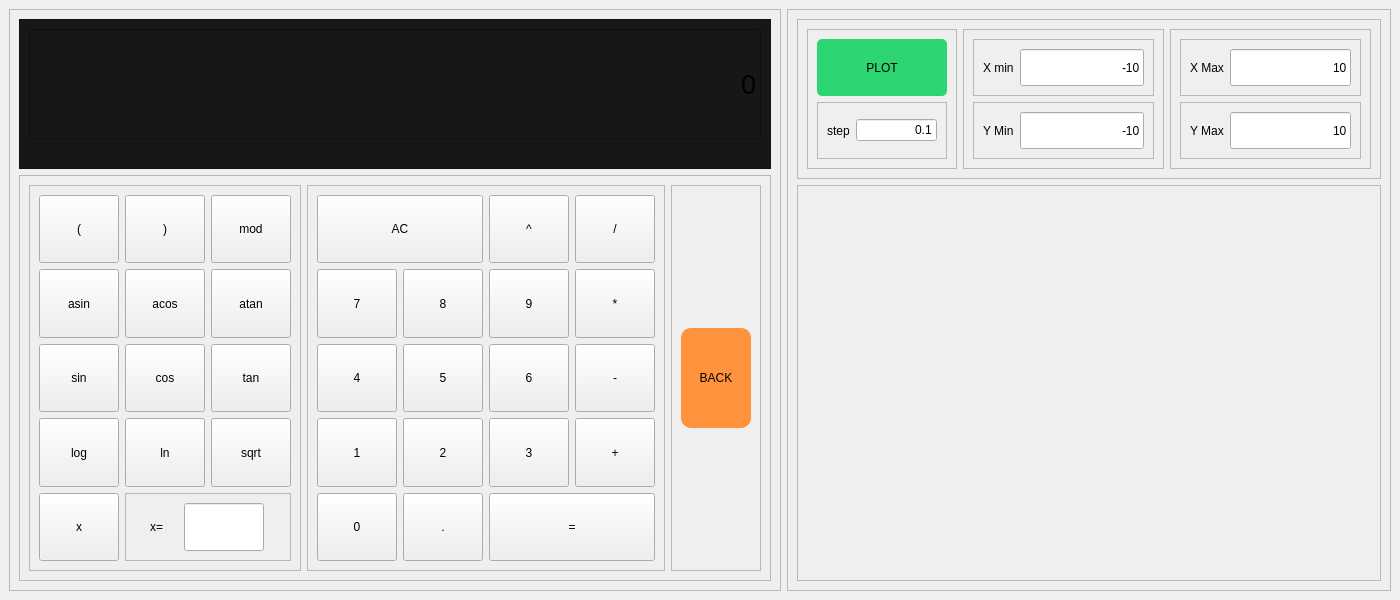
<?xml version="1.0" encoding="UTF-8"?>
<ui version="4.0">
 <class>MainWindowGraph</class>
 <widget class="QMainWindow" name="MainWindowGraph">
  <property name="geometry">
   <rect>
    <x>0</x>
    <y>0</y>
    <width>1400</width>
    <height>600</height>
   </rect>
  </property>
  <property name="minimumSize">
   <size>
    <width>1400</width>
    <height>500</height>
   </size>
  </property>
  <property name="maximumSize">
   <size>
    <width>16777215</width>
    <height>600</height>
   </size>
  </property>
  <property name="windowTitle">
   <string>MainWindow</string>
  </property>
  <widget class="QWidget" name="centralwidget">
   <layout class="QHBoxLayout" name="horizontalLayout">
    <item>
     <widget class="QFrame" name="frame">
      <property name="minimumSize">
       <size>
        <width>700</width>
        <height>0</height>
       </size>
      </property>
      <property name="frameShape">
       <enum>QFrame::StyledPanel</enum>
      </property>
      <property name="frameShadow">
       <enum>QFrame::Raised</enum>
      </property>
      <layout class="QVBoxLayout" name="verticalLayout">
       <item>
        <widget class="QFrame" name="frame_3">
         <property name="sizePolicy">
          <sizepolicy hsizetype="Minimum" vsizetype="Minimum">
           <horstretch>0</horstretch>
           <verstretch>0</verstretch>
          </sizepolicy>
         </property>
         <property name="minimumSize">
          <size>
           <width>0</width>
           <height>150</height>
          </size>
         </property>
         <property name="maximumSize">
          <size>
           <width>16777215</width>
           <height>150</height>
          </size>
         </property>
         <property name="styleSheet">
          <string notr="true">QFrame {
background: rgb(23, 23, 23)
}</string>
         </property>
         <property name="frameShape">
          <enum>QFrame::StyledPanel</enum>
         </property>
         <property name="frameShadow">
          <enum>QFrame::Raised</enum>
         </property>
         <layout class="QVBoxLayout" name="verticalLayout_2">
          <item>
           <widget class="QLineEdit" name="inputLineEdit">
            <property name="sizePolicy">
             <sizepolicy hsizetype="Expanding" vsizetype="Expanding">
              <horstretch>0</horstretch>
              <verstretch>0</verstretch>
             </sizepolicy>
            </property>
            <property name="font">
             <font>
              <pointsize>20</pointsize>
             </font>
            </property>
            <property name="styleSheet">
             <string notr="true">QLineEdit {
background: rgb(23, 23, 23)
}</string>
            </property>
            <property name="text">
             <string>0</string>
            </property>
            <property name="alignment">
             <set>Qt::AlignRight|Qt::AlignTrailing|Qt::AlignVCenter</set>
            </property>
           </widget>
          </item>
          <item>
           <widget class="QLabel" name="resultLineEdit">
            <property name="text">
             <string/>
            </property>
            <property name="alignment">
             <set>Qt::AlignRight|Qt::AlignTrailing|Qt::AlignVCenter</set>
            </property>
            <property name="margin">
             <number>15</number>
            </property>
           </widget>
          </item>
         </layout>
        </widget>
       </item>
       <item alignment="Qt::AlignHCenter">
        <widget class="QFrame" name="frame_4">
         <property name="frameShape">
          <enum>QFrame::StyledPanel</enum>
         </property>
         <property name="frameShadow">
          <enum>QFrame::Raised</enum>
         </property>
         <layout class="QHBoxLayout" name="horizontalLayout_2">
          <item>
           <widget class="QFrame" name="frame_5">
            <property name="frameShape">
             <enum>QFrame::StyledPanel</enum>
            </property>
            <property name="frameShadow">
             <enum>QFrame::Raised</enum>
            </property>
            <layout class="QGridLayout" name="gridLayout">
             <item row="1" column="0">
              <widget class="QPushButton" name="gAsinButton">
               <property name="sizePolicy">
                <sizepolicy hsizetype="Minimum" vsizetype="Minimum">
                 <horstretch>0</horstretch>
                 <verstretch>0</verstretch>
                </sizepolicy>
               </property>
               <property name="text">
                <string>asin</string>
               </property>
              </widget>
             </item>
             <item row="3" column="2">
              <widget class="QPushButton" name="gSqrtButton">
               <property name="sizePolicy">
                <sizepolicy hsizetype="Minimum" vsizetype="Minimum">
                 <horstretch>0</horstretch>
                 <verstretch>0</verstretch>
                </sizepolicy>
               </property>
               <property name="text">
                <string>sqrt</string>
               </property>
              </widget>
             </item>
             <item row="1" column="2">
              <widget class="QPushButton" name="gAtanButton">
               <property name="sizePolicy">
                <sizepolicy hsizetype="Minimum" vsizetype="Minimum">
                 <horstretch>0</horstretch>
                 <verstretch>0</verstretch>
                </sizepolicy>
               </property>
               <property name="text">
                <string>atan</string>
               </property>
              </widget>
             </item>
             <item row="2" column="0">
              <widget class="QPushButton" name="gSinButton">
               <property name="sizePolicy">
                <sizepolicy hsizetype="Minimum" vsizetype="Minimum">
                 <horstretch>0</horstretch>
                 <verstretch>0</verstretch>
                </sizepolicy>
               </property>
               <property name="text">
                <string>sin</string>
               </property>
              </widget>
             </item>
             <item row="2" column="2">
              <widget class="QPushButton" name="gTanButton">
               <property name="sizePolicy">
                <sizepolicy hsizetype="Minimum" vsizetype="Minimum">
                 <horstretch>0</horstretch>
                 <verstretch>0</verstretch>
                </sizepolicy>
               </property>
               <property name="text">
                <string>tan</string>
               </property>
              </widget>
             </item>
             <item row="0" column="1">
              <widget class="QPushButton" name="gCloseBrButton">
               <property name="sizePolicy">
                <sizepolicy hsizetype="Minimum" vsizetype="Minimum">
                 <horstretch>0</horstretch>
                 <verstretch>0</verstretch>
                </sizepolicy>
               </property>
               <property name="text">
                <string>)</string>
               </property>
              </widget>
             </item>
             <item row="3" column="1">
              <widget class="QPushButton" name="gLnButton">
               <property name="sizePolicy">
                <sizepolicy hsizetype="Minimum" vsizetype="Minimum">
                 <horstretch>0</horstretch>
                 <verstretch>0</verstretch>
                </sizepolicy>
               </property>
               <property name="text">
                <string>ln</string>
               </property>
              </widget>
             </item>
             <item row="3" column="0">
              <widget class="QPushButton" name="gLogButton">
               <property name="sizePolicy">
                <sizepolicy hsizetype="Minimum" vsizetype="Minimum">
                 <horstretch>0</horstretch>
                 <verstretch>0</verstretch>
                </sizepolicy>
               </property>
               <property name="text">
                <string>log</string>
               </property>
              </widget>
             </item>
             <item row="1" column="1">
              <widget class="QPushButton" name="gAcosButton">
               <property name="sizePolicy">
                <sizepolicy hsizetype="Minimum" vsizetype="Minimum">
                 <horstretch>0</horstretch>
                 <verstretch>0</verstretch>
                </sizepolicy>
               </property>
               <property name="text">
                <string>acos</string>
               </property>
              </widget>
             </item>
             <item row="2" column="1">
              <widget class="QPushButton" name="gCosButton">
               <property name="sizePolicy">
                <sizepolicy hsizetype="Minimum" vsizetype="Minimum">
                 <horstretch>0</horstretch>
                 <verstretch>0</verstretch>
                </sizepolicy>
               </property>
               <property name="text">
                <string>cos</string>
               </property>
              </widget>
             </item>
             <item row="0" column="2">
              <widget class="QPushButton" name="gModButton">
               <property name="sizePolicy">
                <sizepolicy hsizetype="Minimum" vsizetype="Minimum">
                 <horstretch>0</horstretch>
                 <verstretch>0</verstretch>
                </sizepolicy>
               </property>
               <property name="text">
                <string>mod</string>
               </property>
              </widget>
             </item>
             <item row="0" column="0">
              <widget class="QPushButton" name="gOpenBrButton">
               <property name="sizePolicy">
                <sizepolicy hsizetype="Minimum" vsizetype="Minimum">
                 <horstretch>0</horstretch>
                 <verstretch>0</verstretch>
                </sizepolicy>
               </property>
               <property name="text">
                <string>(</string>
               </property>
              </widget>
             </item>
             <item row="4" column="0" alignment="Qt::AlignHCenter">
              <widget class="QPushButton" name="gXButton">
               <property name="sizePolicy">
                <sizepolicy hsizetype="Minimum" vsizetype="Minimum">
                 <horstretch>0</horstretch>
                 <verstretch>0</verstretch>
                </sizepolicy>
               </property>
               <property name="minimumSize">
                <size>
                 <width>55</width>
                 <height>0</height>
                </size>
               </property>
               <property name="text">
                <string>x</string>
               </property>
              </widget>
             </item>
             <item row="4" column="1" colspan="2">
              <widget class="QFrame" name="xEnterFrame">
               <property name="frameShape">
                <enum>QFrame::StyledPanel</enum>
               </property>
               <property name="frameShadow">
                <enum>QFrame::Raised</enum>
               </property>
               <layout class="QHBoxLayout" name="horizontalLayout_9">
                <item>
                 <widget class="QLabel" name="label_2">
                  <property name="sizePolicy">
                   <sizepolicy hsizetype="Fixed" vsizetype="Fixed">
                    <horstretch>0</horstretch>
                    <verstretch>0</verstretch>
                   </sizepolicy>
                  </property>
                  <property name="text">
                   <string>x=</string>
                  </property>
                 </widget>
                </item>
                <item>
                 <widget class="QLineEdit" name="gXLineEdit">
                  <property name="sizePolicy">
                   <sizepolicy hsizetype="Preferred" vsizetype="Preferred">
                    <horstretch>0</horstretch>
                    <verstretch>0</verstretch>
                   </sizepolicy>
                  </property>
                  <property name="minimumSize">
                   <size>
                    <width>70</width>
                    <height>0</height>
                   </size>
                  </property>
                  <property name="maximumSize">
                   <size>
                    <width>80</width>
                    <height>16777215</height>
                   </size>
                  </property>
                 </widget>
                </item>
               </layout>
              </widget>
             </item>
            </layout>
           </widget>
          </item>
          <item>
           <widget class="QFrame" name="frame_6">
            <property name="frameShape">
             <enum>QFrame::StyledPanel</enum>
            </property>
            <property name="frameShadow">
             <enum>QFrame::Raised</enum>
            </property>
            <layout class="QGridLayout" name="gridLayout_2">
             <item row="3" column="0">
              <widget class="QPushButton" name="g7Button">
               <property name="sizePolicy">
                <sizepolicy hsizetype="Minimum" vsizetype="Minimum">
                 <horstretch>0</horstretch>
                 <verstretch>0</verstretch>
                </sizepolicy>
               </property>
               <property name="text">
                <string>7</string>
               </property>
              </widget>
             </item>
             <item row="4" column="0">
              <widget class="QPushButton" name="g4Button">
               <property name="sizePolicy">
                <sizepolicy hsizetype="Minimum" vsizetype="Minimum">
                 <horstretch>0</horstretch>
                 <verstretch>0</verstretch>
                </sizepolicy>
               </property>
               <property name="text">
                <string>4</string>
               </property>
              </widget>
             </item>
             <item row="5" column="0">
              <widget class="QPushButton" name="g1Button">
               <property name="sizePolicy">
                <sizepolicy hsizetype="Minimum" vsizetype="Minimum">
                 <horstretch>0</horstretch>
                 <verstretch>0</verstretch>
                </sizepolicy>
               </property>
               <property name="text">
                <string>1</string>
               </property>
              </widget>
             </item>
             <item row="6" column="0">
              <widget class="QPushButton" name="g0Button">
               <property name="sizePolicy">
                <sizepolicy hsizetype="Minimum" vsizetype="Minimum">
                 <horstretch>0</horstretch>
                 <verstretch>0</verstretch>
                </sizepolicy>
               </property>
               <property name="text">
                <string>0</string>
               </property>
              </widget>
             </item>
             <item row="3" column="3">
              <widget class="QPushButton" name="g9Button">
               <property name="sizePolicy">
                <sizepolicy hsizetype="Minimum" vsizetype="Minimum">
                 <horstretch>0</horstretch>
                 <verstretch>0</verstretch>
                </sizepolicy>
               </property>
               <property name="text">
                <string>9</string>
               </property>
              </widget>
             </item>
             <item row="4" column="3">
              <widget class="QPushButton" name="g6Button">
               <property name="sizePolicy">
                <sizepolicy hsizetype="Minimum" vsizetype="Minimum">
                 <horstretch>0</horstretch>
                 <verstretch>0</verstretch>
                </sizepolicy>
               </property>
               <property name="text">
                <string>6</string>
               </property>
              </widget>
             </item>
             <item row="5" column="3">
              <widget class="QPushButton" name="g3Button">
               <property name="sizePolicy">
                <sizepolicy hsizetype="Minimum" vsizetype="Minimum">
                 <horstretch>0</horstretch>
                 <verstretch>0</verstretch>
                </sizepolicy>
               </property>
               <property name="text">
                <string>3</string>
               </property>
              </widget>
             </item>
             <item row="3" column="4">
              <widget class="QPushButton" name="gMultiplyButton">
               <property name="sizePolicy">
                <sizepolicy hsizetype="Minimum" vsizetype="Minimum">
                 <horstretch>0</horstretch>
                 <verstretch>0</verstretch>
                </sizepolicy>
               </property>
               <property name="text">
                <string>*</string>
               </property>
              </widget>
             </item>
             <item row="4" column="4">
              <widget class="QPushButton" name="gMinusButton">
               <property name="sizePolicy">
                <sizepolicy hsizetype="Minimum" vsizetype="Minimum">
                 <horstretch>0</horstretch>
                 <verstretch>0</verstretch>
                </sizepolicy>
               </property>
               <property name="text">
                <string>-</string>
               </property>
              </widget>
             </item>
             <item row="5" column="4">
              <widget class="QPushButton" name="gPlusButton">
               <property name="sizePolicy">
                <sizepolicy hsizetype="Minimum" vsizetype="Minimum">
                 <horstretch>0</horstretch>
                 <verstretch>0</verstretch>
                </sizepolicy>
               </property>
               <property name="text">
                <string>+</string>
               </property>
              </widget>
             </item>
             <item row="6" column="3" colspan="2">
              <widget class="QPushButton" name="gEgualButton">
               <property name="sizePolicy">
                <sizepolicy hsizetype="Minimum" vsizetype="Minimum">
                 <horstretch>0</horstretch>
                 <verstretch>0</verstretch>
                </sizepolicy>
               </property>
               <property name="text">
                <string>=</string>
               </property>
              </widget>
             </item>
             <item row="1" column="4">
              <widget class="QPushButton" name="gDivideButton">
               <property name="sizePolicy">
                <sizepolicy hsizetype="Minimum" vsizetype="Minimum">
                 <horstretch>0</horstretch>
                 <verstretch>0</verstretch>
                </sizepolicy>
               </property>
               <property name="text">
                <string>/</string>
               </property>
              </widget>
             </item>
             <item row="1" column="3">
              <widget class="QPushButton" name="gPowButton">
               <property name="sizePolicy">
                <sizepolicy hsizetype="Minimum" vsizetype="Minimum">
                 <horstretch>0</horstretch>
                 <verstretch>0</verstretch>
                </sizepolicy>
               </property>
               <property name="text">
                <string>^</string>
               </property>
              </widget>
             </item>
             <item row="3" column="1">
              <widget class="QPushButton" name="g8Button">
               <property name="sizePolicy">
                <sizepolicy hsizetype="Minimum" vsizetype="Minimum">
                 <horstretch>0</horstretch>
                 <verstretch>0</verstretch>
                </sizepolicy>
               </property>
               <property name="text">
                <string>8</string>
               </property>
              </widget>
             </item>
             <item row="4" column="1">
              <widget class="QPushButton" name="g5Button">
               <property name="sizePolicy">
                <sizepolicy hsizetype="Minimum" vsizetype="Minimum">
                 <horstretch>0</horstretch>
                 <verstretch>0</verstretch>
                </sizepolicy>
               </property>
               <property name="text">
                <string>5</string>
               </property>
              </widget>
             </item>
             <item row="5" column="1">
              <widget class="QPushButton" name="g2Button">
               <property name="sizePolicy">
                <sizepolicy hsizetype="Minimum" vsizetype="Minimum">
                 <horstretch>0</horstretch>
                 <verstretch>0</verstretch>
                </sizepolicy>
               </property>
               <property name="text">
                <string>2</string>
               </property>
              </widget>
             </item>
             <item row="6" column="1">
              <widget class="QPushButton" name="gPointButton">
               <property name="sizePolicy">
                <sizepolicy hsizetype="Minimum" vsizetype="Minimum">
                 <horstretch>0</horstretch>
                 <verstretch>0</verstretch>
                </sizepolicy>
               </property>
               <property name="text">
                <string>.</string>
               </property>
              </widget>
             </item>
             <item row="1" column="0" colspan="2">
              <widget class="QPushButton" name="gClearButton">
               <property name="sizePolicy">
                <sizepolicy hsizetype="Minimum" vsizetype="Minimum">
                 <horstretch>0</horstretch>
                 <verstretch>0</verstretch>
                </sizepolicy>
               </property>
               <property name="text">
                <string>AC</string>
               </property>
              </widget>
             </item>
            </layout>
           </widget>
          </item>
          <item>
           <widget class="QFrame" name="frame_7">
            <property name="frameShape">
             <enum>QFrame::StyledPanel</enum>
            </property>
            <property name="frameShadow">
             <enum>QFrame::Raised</enum>
            </property>
            <layout class="QVBoxLayout" name="verticalLayout_3">
             <item>
              <widget class="QPushButton" name="gBackButton">
               <property name="sizePolicy">
                <sizepolicy hsizetype="Minimum" vsizetype="Minimum">
                 <horstretch>0</horstretch>
                 <verstretch>0</verstretch>
                </sizepolicy>
               </property>
               <property name="minimumSize">
                <size>
                 <width>70</width>
                 <height>70</height>
                </size>
               </property>
               <property name="maximumSize">
                <size>
                 <width>16777215</width>
                 <height>100</height>
                </size>
               </property>
               <property name="styleSheet">
                <string notr="true">QPushButton {
background: rgb(255, 147, 61);
border-radius: 10px
}</string>
               </property>
               <property name="text">
                <string>BACK</string>
               </property>
              </widget>
             </item>
            </layout>
           </widget>
          </item>
         </layout>
        </widget>
       </item>
      </layout>
     </widget>
    </item>
    <item>
     <widget class="QFrame" name="frame_2">
      <property name="frameShape">
       <enum>QFrame::StyledPanel</enum>
      </property>
      <property name="frameShadow">
       <enum>QFrame::Raised</enum>
      </property>
      <layout class="QVBoxLayout" name="verticalLayout_4">
       <item>
        <widget class="QFrame" name="frame_9">
         <property name="maximumSize">
          <size>
           <width>16777215</width>
           <height>160</height>
          </size>
         </property>
         <property name="frameShape">
          <enum>QFrame::StyledPanel</enum>
         </property>
         <property name="frameShadow">
          <enum>QFrame::Raised</enum>
         </property>
         <layout class="QHBoxLayout" name="horizontalLayout_3">
          <item>
           <widget class="QFrame" name="frame_10">
            <property name="maximumSize">
             <size>
              <width>150</width>
              <height>16777215</height>
             </size>
            </property>
            <property name="frameShape">
             <enum>QFrame::StyledPanel</enum>
            </property>
            <property name="frameShadow">
             <enum>QFrame::Raised</enum>
            </property>
            <layout class="QVBoxLayout" name="verticalLayout_7">
             <item>
              <widget class="QPushButton" name="gPlotButton">
               <property name="sizePolicy">
                <sizepolicy hsizetype="Minimum" vsizetype="Minimum">
                 <horstretch>0</horstretch>
                 <verstretch>0</verstretch>
                </sizepolicy>
               </property>
               <property name="minimumSize">
                <size>
                 <width>50</width>
                 <height>50</height>
                </size>
               </property>
               <property name="maximumSize">
                <size>
                 <width>140</width>
                 <height>70</height>
                </size>
               </property>
               <property name="styleSheet">
                <string notr="true">QPushButton {
background: rgb(46, 213, 115);
border-radius: 5px

}</string>
               </property>
               <property name="text">
                <string>PLOT</string>
               </property>
              </widget>
             </item>
             <item>
              <widget class="QFrame" name="frame_17">
               <property name="frameShape">
                <enum>QFrame::StyledPanel</enum>
               </property>
               <property name="frameShadow">
                <enum>QFrame::Raised</enum>
               </property>
               <layout class="QHBoxLayout" name="horizontalLayout_4">
                <item>
                 <widget class="QLabel" name="label">
                  <property name="text">
                   <string>step</string>
                  </property>
                 </widget>
                </item>
                <item>
                 <widget class="QLineEdit" name="stepLineEdit">
                  <property name="text">
                   <string>0.1</string>
                  </property>
                  <property name="alignment">
                   <set>Qt::AlignRight|Qt::AlignTrailing|Qt::AlignVCenter</set>
                  </property>
                 </widget>
                </item>
               </layout>
              </widget>
             </item>
            </layout>
           </widget>
          </item>
          <item>
           <widget class="QFrame" name="frame_11">
            <property name="frameShape">
             <enum>QFrame::StyledPanel</enum>
            </property>
            <property name="frameShadow">
             <enum>QFrame::Raised</enum>
            </property>
            <layout class="QVBoxLayout" name="verticalLayout_5">
             <item>
              <widget class="QFrame" name="frame_13">
               <property name="frameShape">
                <enum>QFrame::StyledPanel</enum>
               </property>
               <property name="frameShadow">
                <enum>QFrame::Raised</enum>
               </property>
               <layout class="QHBoxLayout" name="horizontalLayout_5">
                <item>
                 <widget class="QLabel" name="label_5">
                  <property name="text">
                   <string>X min</string>
                  </property>
                 </widget>
                </item>
                <item>
                 <widget class="QLineEdit" name="xMinLineEdit">
                  <property name="sizePolicy">
                   <sizepolicy hsizetype="Expanding" vsizetype="Preferred">
                    <horstretch>0</horstretch>
                    <verstretch>0</verstretch>
                   </sizepolicy>
                  </property>
                  <property name="text">
                   <string>-10</string>
                  </property>
                  <property name="alignment">
                   <set>Qt::AlignRight|Qt::AlignTrailing|Qt::AlignVCenter</set>
                  </property>
                 </widget>
                </item>
               </layout>
              </widget>
             </item>
             <item>
              <widget class="QFrame" name="frame_14">
               <property name="frameShape">
                <enum>QFrame::StyledPanel</enum>
               </property>
               <property name="frameShadow">
                <enum>QFrame::Raised</enum>
               </property>
               <layout class="QHBoxLayout" name="horizontalLayout_6">
                <item>
                 <widget class="QLabel" name="label_6">
                  <property name="text">
                   <string>Y Min</string>
                  </property>
                 </widget>
                </item>
                <item>
                 <widget class="QLineEdit" name="yMinLineEdit">
                  <property name="sizePolicy">
                   <sizepolicy hsizetype="Expanding" vsizetype="Preferred">
                    <horstretch>0</horstretch>
                    <verstretch>0</verstretch>
                   </sizepolicy>
                  </property>
                  <property name="text">
                   <string>-10</string>
                  </property>
                  <property name="alignment">
                   <set>Qt::AlignRight|Qt::AlignTrailing|Qt::AlignVCenter</set>
                  </property>
                 </widget>
                </item>
               </layout>
              </widget>
             </item>
            </layout>
           </widget>
          </item>
          <item>
           <widget class="QFrame" name="frame_12">
            <property name="frameShape">
             <enum>QFrame::StyledPanel</enum>
            </property>
            <property name="frameShadow">
             <enum>QFrame::Raised</enum>
            </property>
            <layout class="QVBoxLayout" name="verticalLayout_6">
             <item>
              <widget class="QFrame" name="frame_16">
               <property name="frameShape">
                <enum>QFrame::StyledPanel</enum>
               </property>
               <property name="frameShadow">
                <enum>QFrame::Raised</enum>
               </property>
               <layout class="QHBoxLayout" name="horizontalLayout_7">
                <item>
                 <widget class="QLabel" name="label_8">
                  <property name="text">
                   <string>X Max</string>
                  </property>
                 </widget>
                </item>
                <item>
                 <widget class="QLineEdit" name="xMaxLineEdit">
                  <property name="sizePolicy">
                   <sizepolicy hsizetype="Expanding" vsizetype="Preferred">
                    <horstretch>0</horstretch>
                    <verstretch>0</verstretch>
                   </sizepolicy>
                  </property>
                  <property name="text">
                   <string>10</string>
                  </property>
                  <property name="alignment">
                   <set>Qt::AlignRight|Qt::AlignTrailing|Qt::AlignVCenter</set>
                  </property>
                 </widget>
                </item>
               </layout>
              </widget>
             </item>
             <item>
              <widget class="QFrame" name="frame_15">
               <property name="frameShape">
                <enum>QFrame::StyledPanel</enum>
               </property>
               <property name="frameShadow">
                <enum>QFrame::Raised</enum>
               </property>
               <layout class="QHBoxLayout" name="horizontalLayout_8">
                <item>
                 <widget class="QLabel" name="label_7">
                  <property name="text">
                   <string>Y Max</string>
                  </property>
                 </widget>
                </item>
                <item>
                 <widget class="QLineEdit" name="yMaxLineEdit">
                  <property name="sizePolicy">
                   <sizepolicy hsizetype="Expanding" vsizetype="Preferred">
                    <horstretch>0</horstretch>
                    <verstretch>0</verstretch>
                   </sizepolicy>
                  </property>
                  <property name="text">
                   <string>10</string>
                  </property>
                  <property name="alignment">
                   <set>Qt::AlignRight|Qt::AlignTrailing|Qt::AlignVCenter</set>
                  </property>
                 </widget>
                </item>
               </layout>
              </widget>
             </item>
            </layout>
           </widget>
          </item>
         </layout>
        </widget>
       </item>
       <item>
        <widget class="QFrame" name="frame_8">
         <property name="frameShape">
          <enum>QFrame::StyledPanel</enum>
         </property>
         <property name="frameShadow">
          <enum>QFrame::Raised</enum>
         </property>
         <layout class="QGridLayout" name="gridLayout_3">
          <item row="0" column="0">
           <widget class="QCustomPlot" name="customPlot" native="true"/>
          </item>
         </layout>
        </widget>
       </item>
      </layout>
     </widget>
    </item>
   </layout>
  </widget>
 </widget>
 <customwidgets>
  <customwidget>
   <class>QCustomPlot</class>
   <extends>QWidget</extends>
   <header>qcustomplot.h</header>
   <container>1</container>
  </customwidget>
 </customwidgets>
 <resources/>
 <connections/>
</ui>
